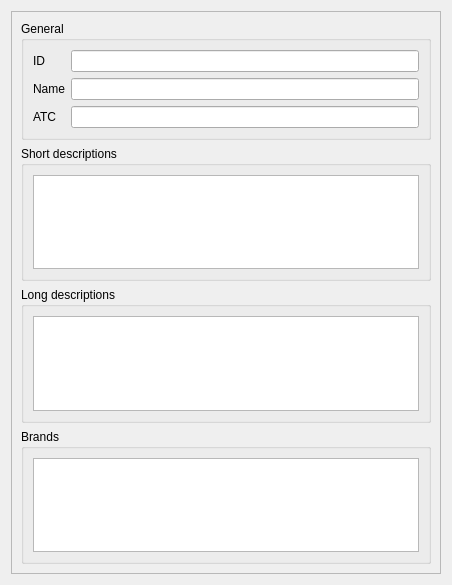
<?xml version="1.0" encoding="UTF-8"?>
<ui version="4.0">
 <class>DrugHeadItemWidget</class>
 <widget class="QWidget" name="DrugHeadItemWidget">
  <property name="geometry">
   <rect>
    <x>0</x>
    <y>0</y>
    <width>452</width>
    <height>585</height>
   </rect>
  </property>
  <property name="windowTitle">
   <string>Form</string>
  </property>
  <layout class="QVBoxLayout" name="verticalLayout">
   <item>
    <widget class="QScrollArea" name="scrollArea">
     <property name="widgetResizable">
      <bool>true</bool>
     </property>
     <widget class="QWidget" name="scrollAreaWidgetContents">
      <property name="geometry">
       <rect>
        <x>0</x>
        <y>0</y>
        <width>432</width>
        <height>565</height>
       </rect>
      </property>
      <layout class="QVBoxLayout" name="verticalLayout_5">
       <item>
        <widget class="QGroupBox" name="generalBox">
         <property name="title">
          <string>General</string>
         </property>
         <layout class="QFormLayout" name="formLayout">
          <item row="1" column="0">
           <widget class="QLabel" name="nameLabel">
            <property name="text">
             <string>Name</string>
            </property>
           </widget>
          </item>
          <item row="1" column="1">
           <widget class="TranslatableLineEdit" name="nameLine"/>
          </item>
          <item row="0" column="0">
           <widget class="QLabel" name="idLabel">
            <property name="text">
             <string>ID</string>
            </property>
           </widget>
          </item>
          <item row="0" column="1">
           <widget class="QLineEdit" name="idLine"/>
          </item>
          <item row="2" column="0">
           <widget class="QLabel" name="atcLabel">
            <property name="text">
             <string>ATC</string>
            </property>
           </widget>
          </item>
          <item row="2" column="1">
           <widget class="QLineEdit" name="atcLine"/>
          </item>
         </layout>
        </widget>
       </item>
       <item>
        <widget class="QGroupBox" name="shortDescBox">
         <property name="title">
          <string>Short descriptions</string>
         </property>
         <layout class="QVBoxLayout" name="verticalLayout_2">
          <item>
           <widget class="TranslatablePlainTextEdit" name="shortDescText"/>
          </item>
         </layout>
        </widget>
       </item>
       <item>
        <widget class="QGroupBox" name="longDescBox">
         <property name="title">
          <string>Long descriptions</string>
         </property>
         <layout class="QVBoxLayout" name="verticalLayout_3">
          <item>
           <widget class="TranslatablePlainTextEdit" name="longDescText"/>
          </item>
         </layout>
        </widget>
       </item>
       <item>
        <widget class="QGroupBox" name="brandBox">
         <property name="title">
          <string>Brands</string>
         </property>
         <layout class="QVBoxLayout" name="verticalLayout_4">
          <item>
           <widget class="QListWidget" name="brandList"/>
          </item>
         </layout>
        </widget>
       </item>
       <item>
        <spacer name="verticalSpacer">
         <property name="orientation">
          <enum>Qt::Vertical</enum>
         </property>
         <property name="sizeHint" stdset="0">
          <size>
           <width>20</width>
           <height>40</height>
          </size>
         </property>
        </spacer>
       </item>
      </layout>
     </widget>
    </widget>
   </item>
  </layout>
 </widget>
 <customwidgets>
  <customwidget>
   <class>TranslatablePlainTextEdit</class>
   <extends>QPlainTextEdit</extends>
   <header>translatableplaintextedit.h</header>
  </customwidget>
  <customwidget>
   <class>TranslatableLineEdit</class>
   <extends>QLineEdit</extends>
   <header>translatablelineedit.h</header>
  </customwidget>
 </customwidgets>
 <resources/>
 <connections/>
</ui>
